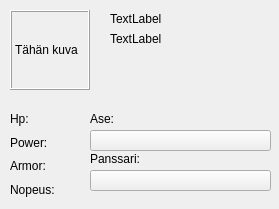
<?xml version="1.0" encoding="UTF-8"?>
<ui version="4.0">
 <class>plebRuutu</class>
 <widget class="QWidget" name="plebRuutu">
  <property name="geometry">
   <rect>
    <x>0</x>
    <y>0</y>
    <width>279</width>
    <height>209</height>
   </rect>
  </property>
  <property name="windowTitle">
   <string>Form</string>
  </property>
  <widget class="QLabel" name="Kuva">
   <property name="geometry">
    <rect>
     <x>10</x>
     <y>10</y>
     <width>80</width>
     <height>80</height>
    </rect>
   </property>
   <property name="frameShape">
    <enum>QFrame::Box</enum>
   </property>
   <property name="frameShadow">
    <enum>QFrame::Raised</enum>
   </property>
   <property name="text">
    <string>Tähän kuva</string>
   </property>
  </widget>
  <widget class="QLabel" name="nimiLabel">
   <property name="geometry">
    <rect>
     <x>110</x>
     <y>30</y>
     <width>161</width>
     <height>17</height>
    </rect>
   </property>
   <property name="text">
    <string>TextLabel</string>
   </property>
  </widget>
  <widget class="QLabel" name="rotuLabel">
   <property name="geometry">
    <rect>
     <x>110</x>
     <y>10</y>
     <width>151</width>
     <height>17</height>
    </rect>
   </property>
   <property name="text">
    <string>TextLabel</string>
   </property>
  </widget>
  <widget class="QLabel" name="alamuuta">
   <property name="geometry">
    <rect>
     <x>90</x>
     <y>110</y>
     <width>141</width>
     <height>17</height>
    </rect>
   </property>
   <property name="text">
    <string>Ase: </string>
   </property>
  </widget>
  <widget class="QLabel" name="label">
   <property name="geometry">
    <rect>
     <x>90</x>
     <y>150</y>
     <width>141</width>
     <height>17</height>
    </rect>
   </property>
   <property name="text">
    <string>Panssari:</string>
   </property>
  </widget>
  <widget class="QPushButton" name="aseLabel">
   <property name="geometry">
    <rect>
     <x>90</x>
     <y>130</y>
     <width>181</width>
     <height>21</height>
    </rect>
   </property>
   <property name="text">
    <string/>
   </property>
  </widget>
  <widget class="QPushButton" name="panssariLabel">
   <property name="geometry">
    <rect>
     <x>90</x>
     <y>170</y>
     <width>181</width>
     <height>21</height>
    </rect>
   </property>
   <property name="text">
    <string/>
   </property>
  </widget>
  <widget class="QWidget" name="">
   <property name="geometry">
    <rect>
     <x>10</x>
     <y>110</y>
     <width>71</width>
     <height>88</height>
    </rect>
   </property>
   <layout class="QVBoxLayout" name="verticalLayout">
    <item>
     <widget class="QLabel" name="hpLabel">
      <property name="text">
       <string>Hp:</string>
      </property>
     </widget>
    </item>
    <item>
     <widget class="QLabel" name="powerLabel">
      <property name="text">
       <string>Power:</string>
      </property>
     </widget>
    </item>
    <item>
     <widget class="QLabel" name="armorLabel">
      <property name="text">
       <string>Armor:</string>
      </property>
     </widget>
    </item>
    <item>
     <widget class="QLabel" name="nopeusLabel">
      <property name="text">
       <string>Nopeus:</string>
      </property>
     </widget>
    </item>
   </layout>
  </widget>
 </widget>
 <resources/>
 <connections/>
</ui>
